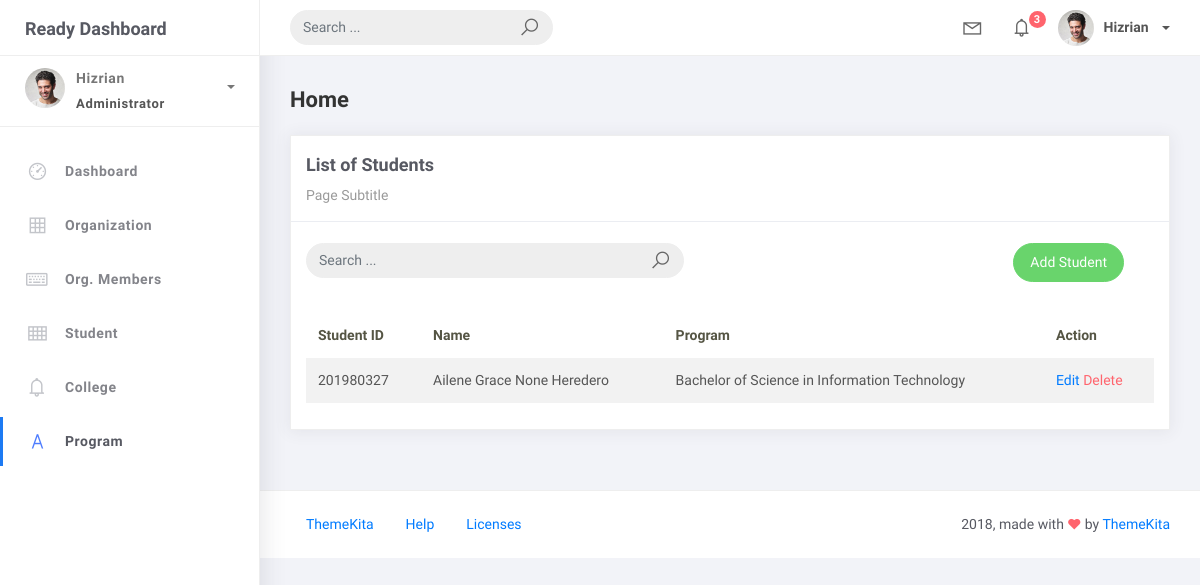
Page /student_list on the earlier database version.
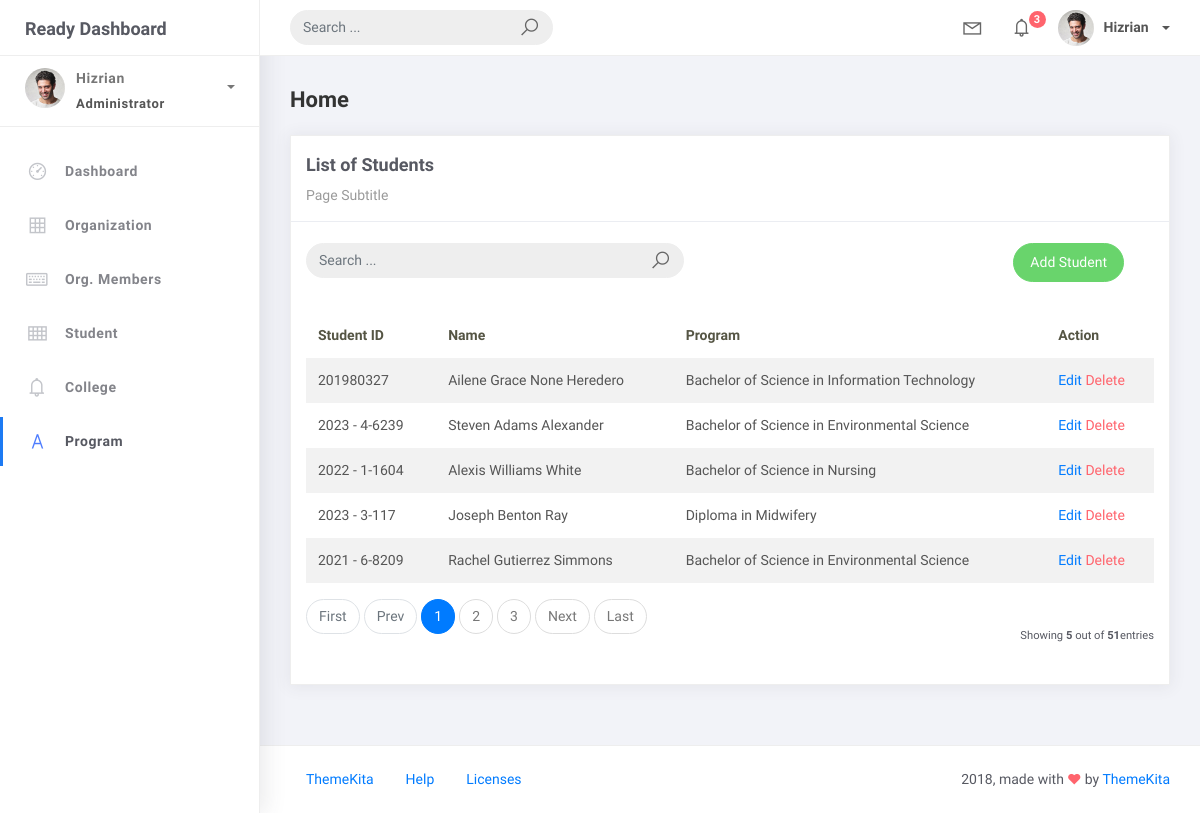
Same page on the later database version.
### studentorg/models.py (models this page shows, shortened)
class BaseModel(models.Model):
    created_at = models.DateTimeField(auto_now_add=True, db_index=True)
    updated_at = models.DateTimeField(auto_now=True)
    class Meta:
        abstract = True

class Student(BaseModel):
    student_id = models.CharField(max_length=15)
    lastname = models.CharField(max_length=25)
    firstname = models.CharField(max_length=25)
    middlename = models.CharField(max_length=25, blank=True, null=True)
    program= models.ForeignKey(Program, on_delete = models.CASCADE)

class Program(BaseModel):
    prog_name = models.CharField(max_length=150)
    college = models.ForeignKey(College, on_delete=models.CASCADE)

### studentorg/views.py (the view)
# urls.py: path('student_list', StudentList.as_view(), name='student-list'),
class StudentList(ListView):
    model = Student
    context_object_name = 'student'
    template_name  = 'student_list.html'
    paginate_by = 5
    def get_queryset(self, *args, **kwargs):
         qs = super(StudentList, self).get_queryset(*args, **kwargs)
         if self.request.GET.get("q") != None:
             query = self.request.GET.get('q')
             qs = qs = qs.filter(Q(student_id__icontains=query) |
                           Q(firstname__icontains=query) | Q(lastname__icontains=query) | Q(program__prog_name__icontains=query))
         return qs

### templates/student_list.html
{% extends 'base.html' %} {%load static %} {% block content %}
<div class="content">
    <div class="container-fluid">
        <h4 class="page-title">Home</h4>
        <div class="row">
            <div class="col-md-12">
                <div class="card">
                    <div class="card-header">
                        <div class="card-title">List of Students</div>
                        <div class="card-category">Page Subtitle</div>
                    </div>
                    <br />
                    <div class="col-md-12 row">
                        <div class="col-md-6">
                            <form class="navbar-left navbar-form nav-search mr-md-3" action="{% url 'student-list' %}">
                                <div class="input-group">
                                    <input type="text" placeholder="Search ..." class="form-control" name="q" />
                                    <div class="input-group-append">
                                        <span class="input-group-text">
                                            <i class="la la-search search-icon"></i>
                                        </span>
                                    </div>
                                </div>
                            </form>
                        </div>
                        <div class="col-md-6">
                            <div class="pull-right">
                                <a href="{% url 'student-add' %}" class="btn btn-success btn-rounded">Add Student</a>
                            </div>
                        </div>
                    </div>
                    <div class="card-body">
                        <table class="table table-striped mt-3">
                            <thead>
                                <tr>
                                    <th scope="col">Student ID</th>
                                    <th scope="col">Name</th>
                                    <th scope="col">Program</th>
                                    <th scope="col">Action</th>
                                </tr>
                            </thead>
                            <tbody>
                                {% for object in object_list %}
                                <tr>
                                    <td>{{ object.student_id }}</td>
                                    <td>{{ object.firstname }} {{ object.middlename }} {{ object.lastname }}</td>
                                    <td>{{ object.program.prog_name }}</td>
                                    <td>
                                        <a href="student_list/{{ object.id }}">Edit</a>
                                        <a href="student_list/{{ object.id }}/delete" class="text-danger">Delete</a>
                                    </td>
                                </tr>
                                {% empty %}
                                <tr>
                                    <td colspan="4" style="text-align: center">
                                        <p class="text-sm font-weight-bold mb-0">No Records Found</p>
                                    </td>
                                </tr>
                                {% endfor %}
                            </tbody>
                        </table>
                        {% include 'includes/pagination.html' %}
                    </div>
                </div>
            </div>
        </div>
    </div>
</div>
{% endblock %}

Differences in the rows shown:
added Student: student_id "2023 - 4-6239", firstname "Steven", middlename "Adams", lastname "Alexander", program.prog_name "Bachelor of Science in Environmental Science"
added Student: student_id "2022 - 1-1604", firstname "Alexis", middlename "Williams", lastname "White", program.prog_name "Bachelor of Science in Nursing"
added Student: student_id "2023 - 3-117", firstname "Joseph", middlename "Benton", lastname "Ray", program.prog_name "Diploma in Midwifery"
added Student: student_id "2021 - 6-8209", firstname "Rachel", middlename "Gutierrez", lastname "Simmons", program.prog_name "Bachelor of Science in Environmental Science"
Other differences:
{{ object_list.count }}: (not shown) → "5"
{{ paginator.count }}: (not shown) → "51"
text now shown: "First Prev Next Last Showing out of entries"
new list line: "1"
new list line: "2"
new list line: "3"
